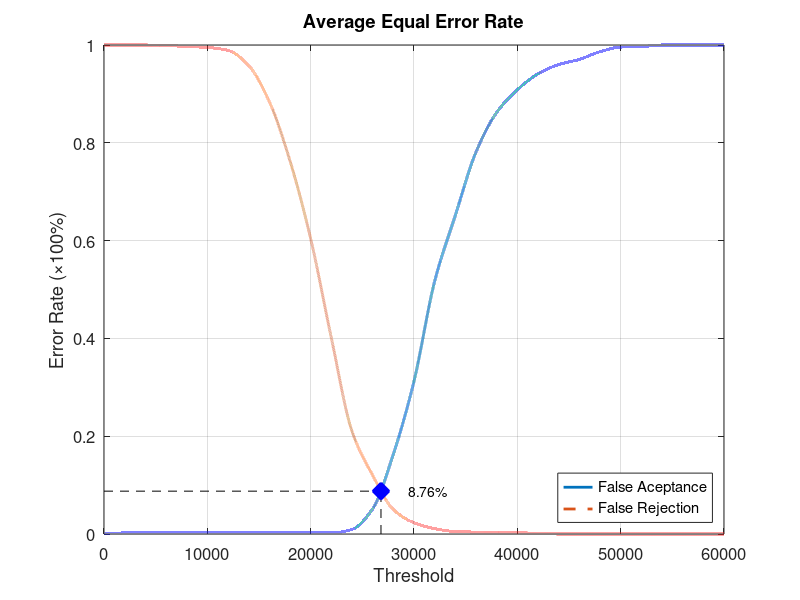
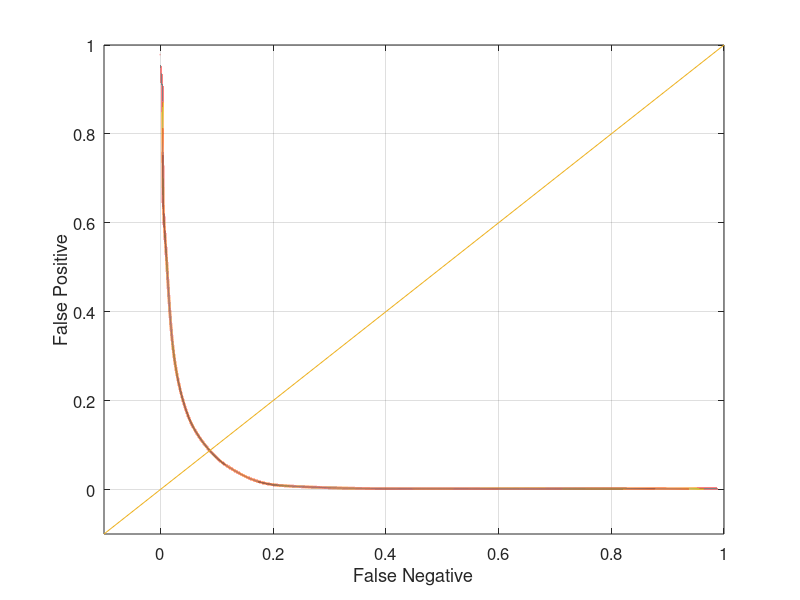

The MATLAB script that drew these images, in order:
function yEER = Database1Average
close all;
clear;
clc;
x = 0:2000:60000;
xq = 0:0.5:60000;

y0 = [0 0.00210526 0.00210526 0.00210526 0.00210526 0.00210526 0.00210526 0.00210526 0.00210526 0.00210526 0.00210526 0.00210526 0.00947368 0.0515789 0.163158 0.312632 0.516842 0.651579 0.781053 0.862105 0.908421 0.941053 0.96 0.970526 0.986316 0.995789 0.996842 1 1 1 1];
yy0 = interp1(x, y0, xq, 'pchip');
y1 = [1 1 1 0.999 0.997 0.995 0.989 0.958 0.884 0.763 0.604 0.401 0.21 0.12 0.05 0.023 0.011 0.005 0.004 0.004 0.003 0.001 0 0 0 0 0 0 0 0 0];
yy1 = interp1(x, y1, xq, 'pchip');

% Calculating EER: 
y2 = abs(y0 - y1);
find(y2 == min(y2))
yy2 = abs(yy0 - yy1);
xEER = find(yy2 == min(yy2));
xEERIndex = xq(xEER) % X-axis EER
yEER = yy0(xEER) % Y-axis EER

main = figure
plot(xq, yy0,'-','LineWidth', 2);	hold on
plot(xq, yy1,'--','LineWidth', 2);	hold on
plot([xEERIndex xEERIndex], [0 yEER], 'k--');	hold on
plot([0 xEERIndex], [yEER yEER], 'k--');	hold on
plot(xEERIndex, yEER, 'bx', 'LineWidth', 10);	hold on
text(xEERIndex + 10 * xEERIndex / 100, yEER, [num2str(round((10000 * yEER)) / 100) '%'])
legend('False Aceptance', 'False Rejection', 'Location', 'SouthEast')
xlabel('Threshold')
ylabel('Error Rate (\times100%)')
title('Average Equal Error Rate')
set(gca, 'FontSize', 12)
axis([0 60000 0 1])
grid on

print(main, 'Database1AverageMain', '-dpng');
FNRxFPR = figure('Color', [1 1 1]);
plot(yy1, yy0, '-', yy1, yy0, 'LineWidth', 2);
hold on
y = -0.1:0.1:1
plot(y, y); 
set(gca, 'FontSize', 12)
xlabel('False Negative')
ylabel('False Positive')
axis([-0.1 1 -0.1 1])
set(gca, 'FontSize', 12)
grid on

print(FNRxFPR, 'Database1AverageFNRxFPR','-dpng');
end
